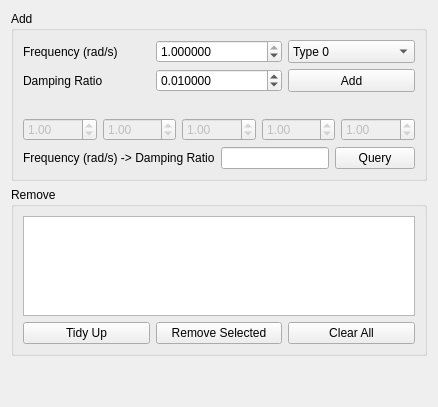
          <widget class="QWidget" name="plot">
           <attribute name="title">
            <string>Plot Curve</string>
           </attribute>
           <layout class="QVBoxLayout" name="verticalLayout_10">
            <item>
             <widget class="QGroupBox" name="addBox">
              <property name="sizePolicy">
               <sizepolicy hsizetype="Preferred" vsizetype="Preferred">
                <horstretch>0</horstretch>
                <verstretch>0</verstretch>
               </sizepolicy>
              </property>
              <property name="title">
               <string>Add</string>
              </property>
              <layout class="QVBoxLayout" name="verticalLayout">
               <item>
                <layout class="QGridLayout" name="gridLayout_3">
                 <item row="0" column="0">
                  <widget class="QLabel" name="zetaLabel">
                   <property name="sizePolicy">
                    <sizepolicy hsizetype="Preferred" vsizetype="Preferred">
                     <horstretch>0</horstretch>
                     <verstretch>0</verstretch>
                    </sizepolicy>
                   </property>
                   <property name="toolTip">
                    <string>&lt;html&gt;&lt;head/&gt;&lt;body&gt;&lt;p&gt;The target natural frequency.&lt;/p&gt;&lt;/body&gt;&lt;/html&gt;</string>
                   </property>
                   <property name="text">
                    <string>Frequency (rad/s)</string>
                   </property>
                  </widget>
                 </item>
                 <item row="0" column="1">
                  <widget class="QDoubleSpinBox" name="omega">
                   <property name="sizePolicy">
                    <sizepolicy hsizetype="Minimum" vsizetype="Fixed">
                     <horstretch>0</horstretch>
                     <verstretch>0</verstretch>
                    </sizepolicy>
                   </property>
                   <property name="decimals">
                    <number>6</number>
                   </property>
                   <property name="maximum">
                    <double>1.000000000000000</double>
                   </property>
                   <property name="stepType">
                    <enum>QAbstractSpinBox::StepType::AdaptiveDecimalStepType</enum>
                   </property>
                   <property name="value">
                    <double>1.000000000000000</double>
                   </property>
                  </widget>
                 </item>
                 <item row="0" column="2">
                  <widget class="QComboBox" name="typeList">
                   <property name="sizePolicy">
                    <sizepolicy hsizetype="Preferred" vsizetype="Preferred">
                     <horstretch>0</horstretch>
                     <verstretch>0</verstretch>
                    </sizepolicy>
                   </property>
                   <item>
                    <property name="text">
                     <string>Type 0</string>
                    </property>
                   </item>
                   <item>
                    <property name="text">
                     <string>Type 1</string>
                    </property>
                   </item>
                   <item>
                    <property name="text">
                     <string>Type 2</string>
                    </property>
                   </item>
                   <item>
                    <property name="text">
                     <string>Type 3</string>
                    </property>
                   </item>
                   <item>
                    <property name="text">
                     <string>Type 4</string>
                    </property>
                   </item>
                  </widget>
                 </item>
                 <item row="1" column="0">
                  <widget class="QLabel" name="omegaLabel">
                   <property name="sizePolicy">
                    <sizepolicy hsizetype="Preferred" vsizetype="Preferred">
                     <horstretch>0</horstretch>
                     <verstretch>0</verstretch>
                    </sizepolicy>
                   </property>
                   <property name="toolTip">
                    <string>&lt;html&gt;&lt;head/&gt;&lt;body&gt;&lt;p&gt;The target damping ratio.&lt;/p&gt;&lt;/body&gt;&lt;/html&gt;</string>
                   </property>
                   <property name="text">
                    <string>Damping Ratio</string>
                   </property>
                  </widget>
                 </item>
                 <item row="1" column="1">
                  <widget class="QDoubleSpinBox" name="zeta">
                   <property name="sizePolicy">
                    <sizepolicy hsizetype="Minimum" vsizetype="Fixed">
                     <horstretch>0</horstretch>
                     <verstretch>0</verstretch>
                    </sizepolicy>
                   </property>
                   <property name="decimals">
                    <number>6</number>
                   </property>
                   <property name="maximum">
                    <double>100000.000000000000000</double>
                   </property>
                   <property name="singleStep">
                    <double>0.010000000000000</double>
                   </property>
                   <property name="value">
                    <double>0.010000000000000</double>
                   </property>
                  </widget>
                 </item>
                 <item row="1" column="2">
                  <widget class="QPushButton" name="addType">
                   <property name="sizePolicy">
                    <sizepolicy hsizetype="Preferred" vsizetype="Preferred">
                     <horstretch>0</horstretch>
                     <verstretch>0</verstretch>
                    </sizepolicy>
                   </property>
                   <property name="text">
                    <string>Add</string>
                   </property>
                  </widget>
                 </item>
                </layout>
               </item>
               <item>
                <layout class="QGridLayout" name="parameterSet">
                 <item row="0" column="0">
                  <widget class="QLabel" name="paLabel">
                   <property name="text">
                    <string/>
                   </property>
                   <property name="alignment">
                    <set>Qt::AlignmentFlag::AlignCenter</set>
                   </property>
                  </widget>
                 </item>
                 <item row="0" column="1">
                  <widget class="QLabel" name="pbLabel">
                   <property name="text">
                    <string/>
                   </property>
                   <property name="alignment">
                    <set>Qt::AlignmentFlag::AlignCenter</set>
                   </property>
                  </widget>
                 </item>
                 <item row="0" column="2">
                  <widget class="QLabel" name="pcLabel">
                   <property name="text">
                    <string/>
                   </property>
                   <property name="alignment">
                    <set>Qt::AlignmentFlag::AlignCenter</set>
                   </property>
                  </widget>
                 </item>
                 <item row="0" column="3">
                  <widget class="QLabel" name="pdLabel">
                   <property name="text">
                    <string/>
                   </property>
                   <property name="alignment">
                    <set>Qt::AlignmentFlag::AlignCenter</set>
                   </property>
                  </widget>
                 </item>
                 <item row="0" column="4">
                  <widget class="QLabel" name="peLabel">
                   <property name="text">
                    <string/>
                   </property>
                   <property name="alignment">
                    <set>Qt::AlignmentFlag::AlignCenter</set>
                   </property>
                  </widget>
                 </item>
                 <item row="1" column="4">
                  <widget class="QDoubleSpinBox" name="pe">
                   <property name="enabled">
                    <bool>false</bool>
                   </property>
                   <property name="minimum">
                    <double>-1.000000000000000</double>
                   </property>
                   <property name="maximum">
                    <double>100.000000000000000</double>
                   </property>
                   <property name="value">
                    <double>1.000000000000000</double>
                   </property>
                  </widget>
                 </item>
                 <item row="1" column="0">
                  <widget class="QDoubleSpinBox" name="pa">
                   <property name="enabled">
                    <bool>false</bool>
                   </property>
                   <property name="value">
                    <double>1.000000000000000</double>
                   </property>
                  </widget>
                 </item>
                 <item row="1" column="1">
                  <widget class="QDoubleSpinBox" name="pb">
                   <property name="enabled">
                    <bool>false</bool>
                   </property>
                   <property name="value">
                    <double>1.000000000000000</double>
                   </property>
                  </widget>
                 </item>
                 <item row="1" column="2">
                  <widget class="QDoubleSpinBox" name="pc">
                   <property name="enabled">
                    <bool>false</bool>
                   </property>
                   <property name="value">
                    <double>1.000000000000000</double>
                   </property>
                  </widget>
                 </item>
                 <item row="1" column="3">
                  <widget class="QDoubleSpinBox" name="pd">
                   <property name="enabled">
                    <bool>false</bool>
                   </property>
                   <property name="value">
                    <double>1.000000000000000</double>
                   </property>
                  </widget>
                 </item>
                </layout>
               </item>
               <item>
                <layout class="QHBoxLayout" name="horizontalLayout_2">
                 <item>
                  <widget class="QLabel" name="queryLabel">
                   <property name="text">
                    <string>Frequency (rad/s) -&gt; Damping Ratio</string>
                   </property>
                  </widget>
                 </item>
                 <item>
                  <widget class="QLineEdit" name="queryInput"/>
                 </item>
                 <item>
                  <widget class="QPushButton" name="queryDampingRatio">
                   <property name="text">
                    <string>Query</string>
                   </property>
                  </widget>
                 </item>
                </layout>
               </item>
              </layout>
             </widget>
            </item>
            <item>
             <widget class="QGroupBox" name="removeBox">
              <property name="sizePolicy">
               <sizepolicy hsizetype="Preferred" vsizetype="Preferred">
                <horstretch>0</horstretch>
                <verstretch>0</verstretch>
               </sizepolicy>
              </property>
              <property name="title">
               <string>Remove</string>
              </property>
              <layout class="QVBoxLayout" name="verticalLayout_4">
               <item>
                <widget class="QListWidget" name="currentTypes">
                 <property name="sizePolicy">
                  <sizepolicy hsizetype="Preferred" vsizetype="Preferred">
                   <horstretch>0</horstretch>
                   <verstretch>0</verstretch>
                  </sizepolicy>
                 </property>
                 <property name="maximumSize">
                  <size>
                   <width>16777215</width>
                   <height>100</height>
                  </size>
                 </property>
                 <property name="font">
                  <font/>
                 </property>
                 <property name="selectionMode">
                  <enum>QAbstractItemView::SelectionMode::MultiSelection</enum>
                 </property>
                </widget>
               </item>
               <item>
                <layout class="QGridLayout" name="removeButton">
                 <item row="0" column="2">
                  <widget class="QPushButton" name="clearAllTypes">
                   <property name="text">
                    <string>Clear All</string>
                   </property>
                  </widget>
                 </item>
                 <item row="0" column="1">
                  <widget class="QPushButton" name="removeSelectedType">
                   <property name="toolTip">
                    <string>&lt;html&gt;&lt;head/&gt;&lt;body&gt;&lt;p&gt;Multiple sections are supported.&lt;/p&gt;&lt;/body&gt;&lt;/html&gt;</string>
                   </property>
                   <property name="text">
                    <string>Remove Selected</string>
                   </property>
                  </widget>
                 </item>
                 <item row="0" column="0">
                  <widget class="QPushButton" name="tidyUp">
                   <property name="text">
                    <string>Tidy Up</string>
                   </property>
                  </widget>
                 </item>
                </layout>
               </item>
              </layout>
             </widget>
            </item>
            <item>
             <spacer name="verticalSpacer">
              <property name="orientation">
               <enum>Qt::Orientation::Vertical</enum>
              </property>
              <property name="sizeHint" stdset="0">
               <size>
                <width>20</width>
                <height>40</height>
               </size>
              </property>
             </spacer>
            </item>
           </layout>
          </widget>
